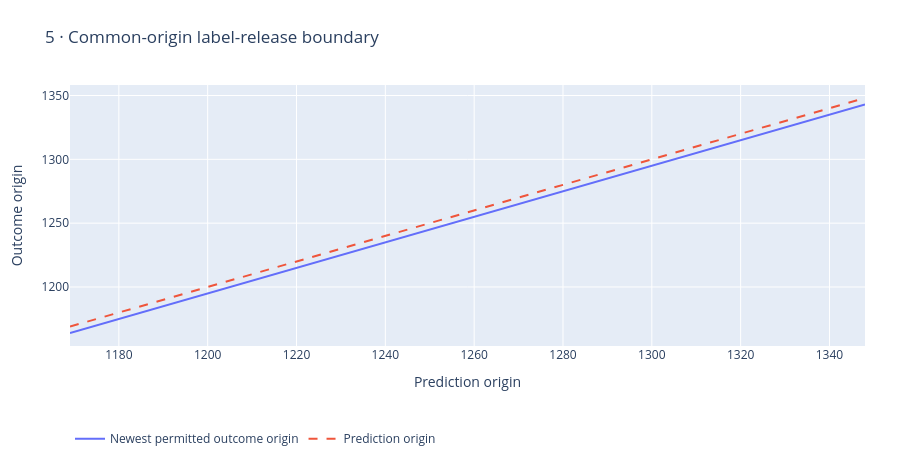

Notebook cell for this chart:
### Markdown cell above
## Sequential release timing

At prediction t, the most recent eligible outcome origin is t-5. This is not permission to fit on validation outcomes.

### Code cell
figures[4].show()

### Figure 1 — Plotly figure (JSON) as saved in the notebook; plotly's stock layout.template omitted (floating-point values rounded to 4 significant figures; data arrays with more than 128 entries replaced by an {"elided": "..."} marker saying what was removed)
{"data": [{"name": "Newest permitted outcome origin", "type": "scatter", "x": {"elided": "180 int values"}, "y": {"elided": "180 int values"}}, {"line": {"dash": "dash"}, "name": "Prediction origin", "type": "scatter", "x": {"elided": "180 int values"}, "y": {"elided": "180 int values"}}], "layout": {"height": 465, "legend": {"orientation": "h", "y": -0.3}, "margin": {"b": 100, "l": 70, "r": 35, "t": 85}, "title": {"text": "5 · Common-origin label-release boundary"}, "xaxis": {"title": {"text": "Prediction origin"}}, "yaxis": {"title": {"text": "Outcome origin"}}}}
